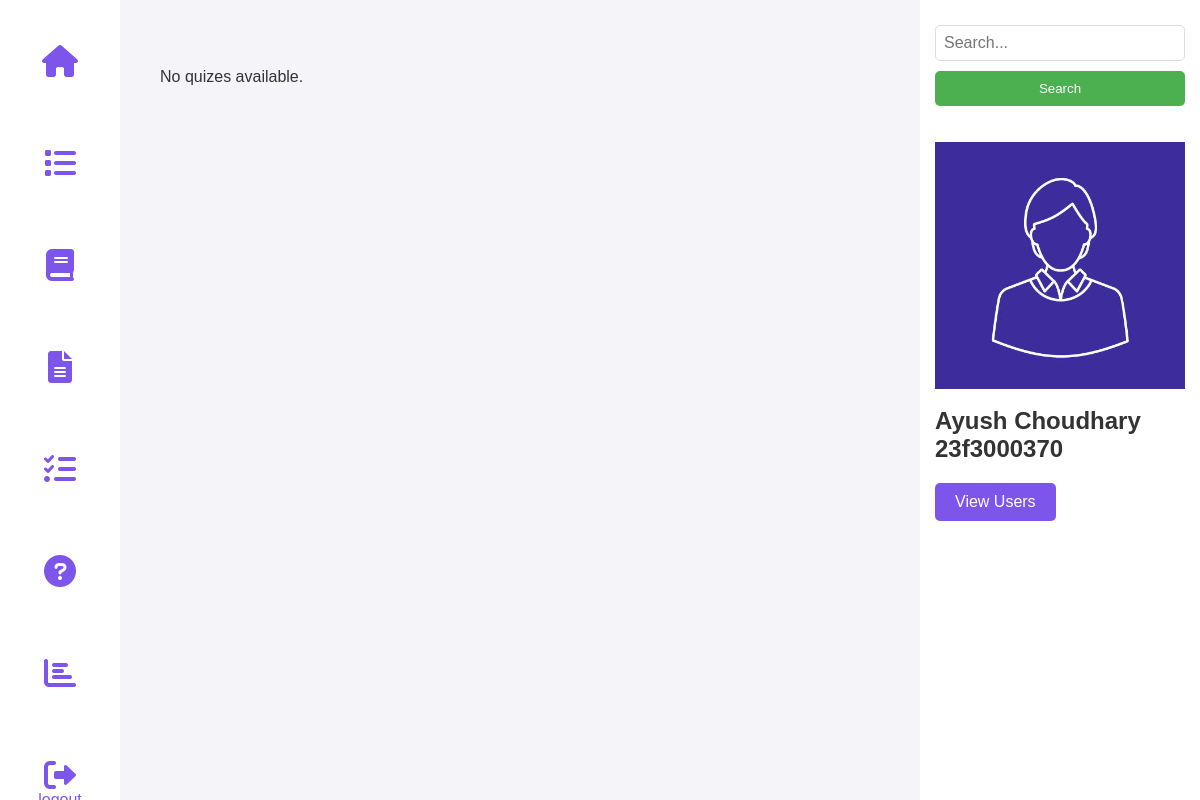
/view_quiz (signed in), run on an earlier commit of the app's database.
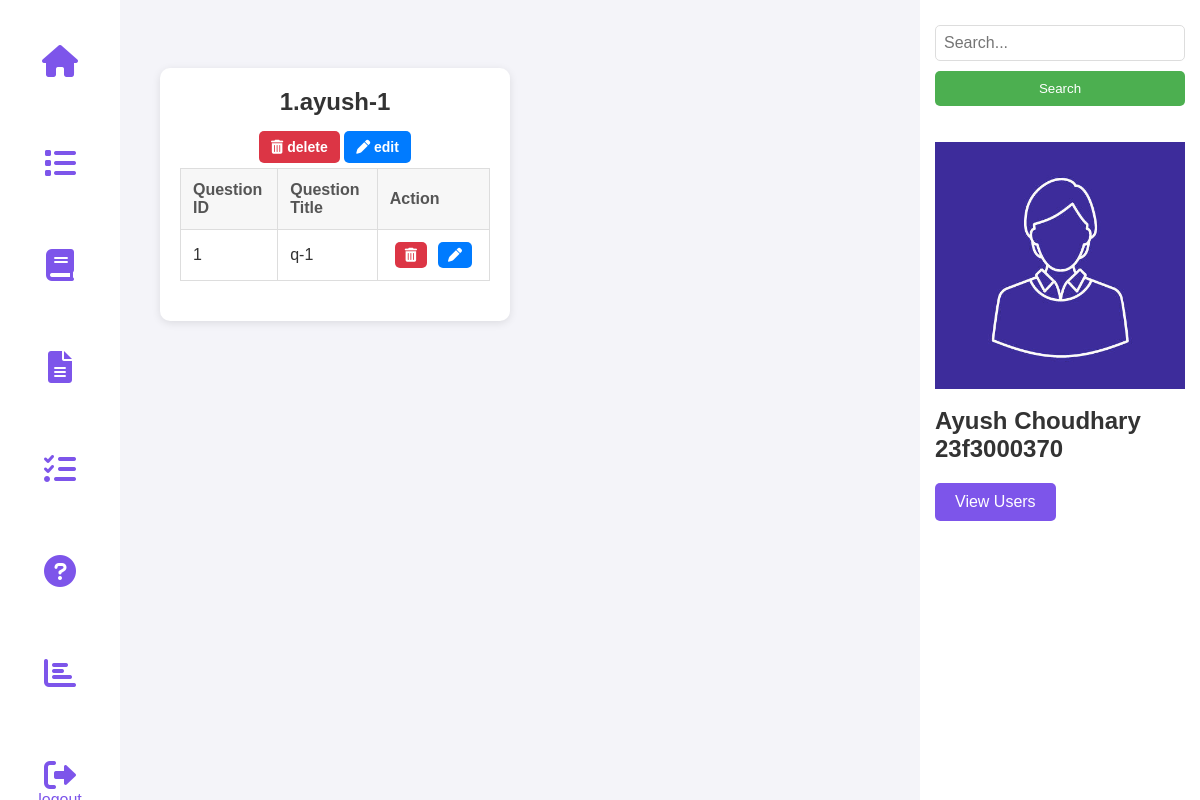
And on a later commit of the database.
### tables this page shows
CREATE TABLE QUIZES(
    id INTEGER PRIMARY KEY AUTOINCREMENT,
    quiz_name TEXT NOT NULL,
    chapter_id INTEGER NOT NULL,
    date TEXT NOT NULL,
    duration INTEGER NOT NULL,
    FOREIGN KEY(chapter_id) REFERENCES CHAPTERS(id) on DELETE CASCADE ON UPDATE CASCADE
    );

CREATE TABLE QUESTIONS(
    id INTEGER PRIMARY KEY AUTOINCREMENT,
    question_title TEXT NOT NULL,
    question TEXT NOT NULL,
    option1 TEXT NOT NULL,
    option2 TEXT NOT NULL,
    option3 TEXT NOT NULL,
    option4 TEXT NOT NULL,
    answer TEXT NOT NULL,
    quiz_id INTEGER NOT NULL,
    FOREIGN KEY(quiz_id) REFERENCES QUIZES(id) on DELETE CASCADE ON UPDATE CASCADE
    );

### controllers/admin.py (the view)
@admin_bp.route('/view_quiz')
def view_quiz():
    if 'admin' not in session:
        return redirect(url_for('auth.admin_login'))
    conn = get_db_connection()
    cursor = conn.cursor()
    cursor.execute("SELECT id, quiz_name FROM QUIZES")
    quizzes = cursor.fetchall()
    cursor.execute("SELECT id, quiz_id, question_title FROM QUESTIONS")
    questions = cursor.fetchall()
    conn.close()
    quiz_dict = {quiz[0]: {"id": quiz[0], "name": quiz[1], "questions": []} for quiz in quizzes}
    for question_id, quiz_id, question_title in questions:
        if quiz_id in quiz_dict:
            quiz_dict[quiz_id]["questions"].append({
                "id": question_id,
                "question_title": question_title
            })
    return render_template('admin/view_quiz.html', quizes=quiz_dict.values())

### models/setup_db.py (called while the page is built)
def get_db_connection():
    try:
        conn = sqlite3.connect(DB_PATH)
        conn.execute("PRAGMA foreign_keys = ON;")
        return conn
    except sqlite3.Error as e:
        print(f"❌ Database connection failed: {e}")
        return None

### templates/admin/view_quiz.html (shortened to what this page needs)
<!DOCTYPE html>
<html lang="en">
<head>
    <link rel="stylesheet" href="https://cdnjs.cloudflare.com/ajax/libs/font-awesome/6.0.0/css/all.min.css">
    <link rel="stylesheet" href="{{ url_for('static', filename='admin.css') }}">
</head>
<body>
    <nav class="nav">
        <div class="nav-left">
            <a href="{{ url_for('admin.admin_dashboard') }}"><button class="nav-button"><i
                        class="fas fa-home fa-2x"></i></button></a>
            <a href="{{ url_for('admin.view_quiz') }}"><button class="nav-button"><i
                        class="fas fa-list fa-2x"></i></button></a>
            <a href="{{ url_for('admin.add_subject') }}"><button class="nav-button"><i
                        class="fas fa-book fa-2x"></i></button></a>
            <a href="{{ url_for('admin.add_chapter') }}"><button class="nav-button"><i
                        class="fas fa-file-alt fa-2x"></i></button></a>
            <a href="{{ url_for('admin.add_quiz') }}"><button class="nav-button"><i
                        class="fas fa-tasks fa-2x"></i></button></a>
            <a href="{{ url_for('admin.add_question') }}"><button class="nav-button"><i
                        class="fas fa-question-circle fa-2x"></i></button></a>
            <a href="{{ url_for('admin.admin_summary') }}"><button class="nav-button"><i
                        class="fas fa-chart-bar fa-2x"></i></button></a>
            <a href="{{ url_for('auth.logout') }}"><button class="nav-button"><i
                        class="fas fa-sign-out-alt fa-2x"></i>logout</button></a>
        </div>
    </nav>
    <nav class="nav2">
        <div class="nav-right">
            <form method="GET" action="{{ url_for('admin.search_admin') }}">
                <input type="text" name="query" class="search-bar" placeholder="Search...">
                <button type="submit" class="search-button">Search</button>
            </form>
            <br><br>
            <img src="{{ url_for('static', filename='profile.png') }}" alt="Admin Profile" class="profile">
            <br>
            <h1>Ayush Choudhary</h1>
            <h2>23f3000370</h2>
            <a href="{{ url_for('admin.view_users') }}"><button class="back-button">View Users</button></a>
        </div>
    </nav>
    <div class="container2">
        {% for quiz in quizes %}
        <div class="quiz-box">
            <h1>{{quiz.id}}.{{ quiz.name }}</h1>
            <a href="{{ url_for('admin.delete_quiz', quiz_id=quiz.id) }}" class="delete-button"><i class="fas fa-trash-alt"></i> delete</a>
            <a href="{{ url_for('admin.edit_quiz', quiz_id=quiz.id) }}">
                <button class="edit-btn"><i class="fas fa-pen"></i> edit</button>
            </a>
            <table border="1">
                <thead>
                    <tr>
                        <th>Question ID</th>
                        <th>Question Title</th>
                        <th>Action</th>
                    </tr>
                </thead>
                <tbody>
                    {% for question in quiz.questions %}
                    <tr>
                        <td>{{ question.id }}</td>
                        <td>{{ question.question_title }}</td>
                        <td>
                            <div class="button-group">
                                <a href="{{ url_for('admin.delete_question', question_id=question.id) }}"
                                    class="delete-button"><i class="fas fa-trash-alt"></i> </a>
                                <a href="{{ url_for('admin.edit_question', question_id=question.id) }}">
                                    <button class="edit-btn"><i class="fas fa-pen"></i> </button>
                                </a>
                            </div>
                        </td>
                    </tr>
                    {% endfor %}
                </tbody>
            </table>
        </div>
        {% else %}
        <p>No quizes available.</p>
        {% endfor %}
    </div>
</body>
</html>

What changed in the data, as far as the page shows it:
added QUIZES: id "1", name "ayush-1"
added QUESTIONS: id "1", question_title "q-1"
Also different on the page:
text no longer shown: "No quizes available."
